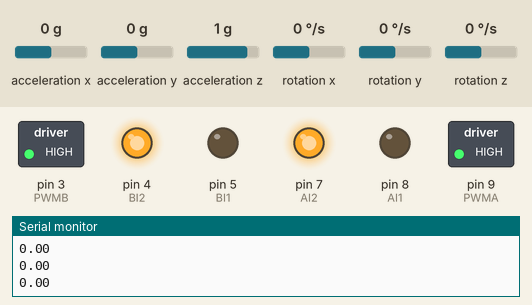
This program was run on a simulated Arduino Uno, built with avr-gcc and run on an emulated ATmega328P. Shown: switched loads named in the program (green lamp = pin HIGH), output pins drawn as LEDs (lit = HIGH), the last lines printed to the serial monitor. The inputs (shaded band) are chosen by the test bench; at power-on: rotation z 0 °/s, acceleration x 0 g, acceleration y 0 g, acceleration z 1 g, rotation x 0 °/s, rotation y 0 °/s.

Above: at 3.2 s.
3.3 s: rotation z set to -192 °/s
At 4.5 s:
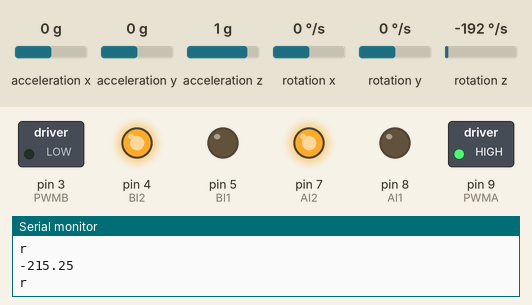
4.9 s: rotation z set to 192 °/s
At 6.9 s:
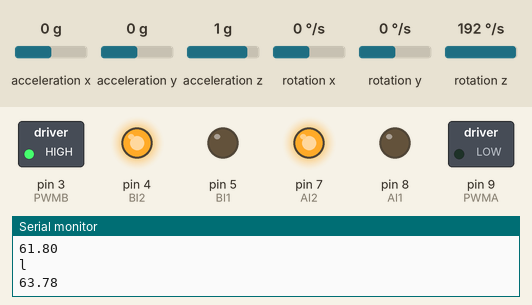
7.9 s: rotation z set to -100 °/s
At 10.53 s:
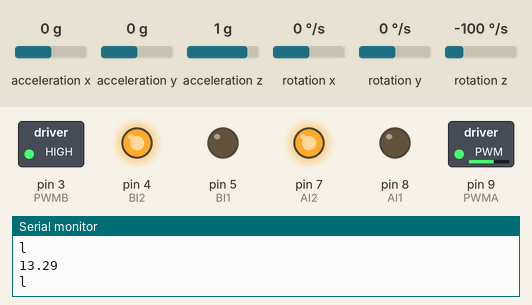
10.9 s: rotation z set to 100 °/s
At 12.2 s:
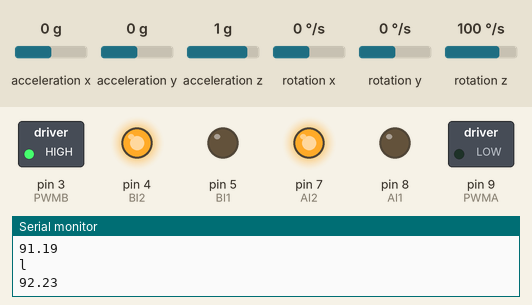
Timing chart, 0 to 13.9 s (numbered marks = the images above; inputs shaded):
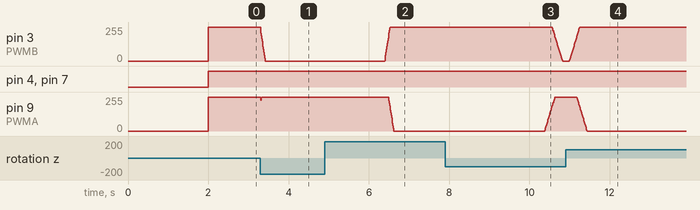

The program:

main.cpp
```cpp
#include <Arduino.h>
#include "Wire.h"

#include <MPU6050_light.h>
#define PWMA 9
#define AI1 8
#define AI2 7
#define BI1 5
#define BI2 4
#define PWMB 3

MPU6050 mpu(Wire);
unsigned long timer = 0;

void setup() {
  Serial.begin(9600);
  Wire.begin();

  byte status = mpu.begin();
  Serial.print(F("MPU6050 status: "));
  Serial.println(status);
  while(status!=0){ } // stop everything if could not connect to MPU6050

  Serial.println(F("Calculating offsets, do not move MPU6050"));
  delay(1000);
  mpu.calcOffsets(); // gyro and accelero
  Serial.println("Done!\n");
  // Set all the motor controls pins to output pins (pinouts)
  pinMode(PWMA, OUTPUT);
  pinMode(AI1, OUTPUT);
  pinMode(AI2, OUTPUT);
  pinMode(BI1, OUTPUT);
  pinMode(BI2, OUTPUT);
  pinMode(PWMB, OUTPUT);

}

int forward(float left, float right){
  digitalWrite(AI1, LOW);
  digitalWrite(AI2, HIGH);
  analogWrite(PWMA, (left));
  digitalWrite(BI1, LOW);
  digitalWrite(BI2, HIGH);
  analogWrite(PWMB, (right));
  return 0;
}

void loop() {
  mpu.update();
  if((millis()-timer)>1){ // print data every 10ms
    timer = millis();
    Serial.println(String(mpu.getAngleZ()));
    float angle_off = abs(mpu.getAngleZ());

    float high_power = 220+(10*angle_off);
    float low_power = 220-(10*angle_off);
    if (high_power >= 255)
    {
      high_power = 255;
    }
    if (low_power <= 0)
    {
      low_power = 0;
    }
    if (mpu.getAngleZ() > 0.25)
    {
      forward(low_power, high_power);
      Serial.println("l");
    }
    else if(mpu.getAngleZ() < -0.25)
    {
      forward(high_power,low_power);
      Serial.println("r");
    }
    else
    {
      forward(255, 255);
    }
  }

}
```

Measured:
- after the input at 3.3 s, pin 3 (PWMB): moves from 255/255 to 0/255 over 0.11 s, starting at once; pin 9 (PWMA): 255/255 → 231/255 at once, → 251/255 0.01 s later, → 255/255 0.01 s later
- after the input at 4.9 s, pin 3 (PWMB): moves from 0/255 to 255/255 over 0.14 s, starting after 1.5 s; pin 9 (PWMA): moves from 255/255 to 0/255 over 0.13 s, starting after 1.6 s
- after the input at 7.9 s, pin 3 (PWMB): moves from 255/255 to 0/255 over 0.26 s, starting after 2.7 s; pin 9 (PWMA): moves from 0/255 to 255/255 over 0.26 s, starting after 2.5 s
- after the input at 10.9 s, pin 3 (PWMB): moves from 0/255 to 255/255 over 0.25 s, starting after 0.10 s; pin 9 (PWMA): moves from 255/255 to 0/255 over 0.26 s, starting after 0.28 s
